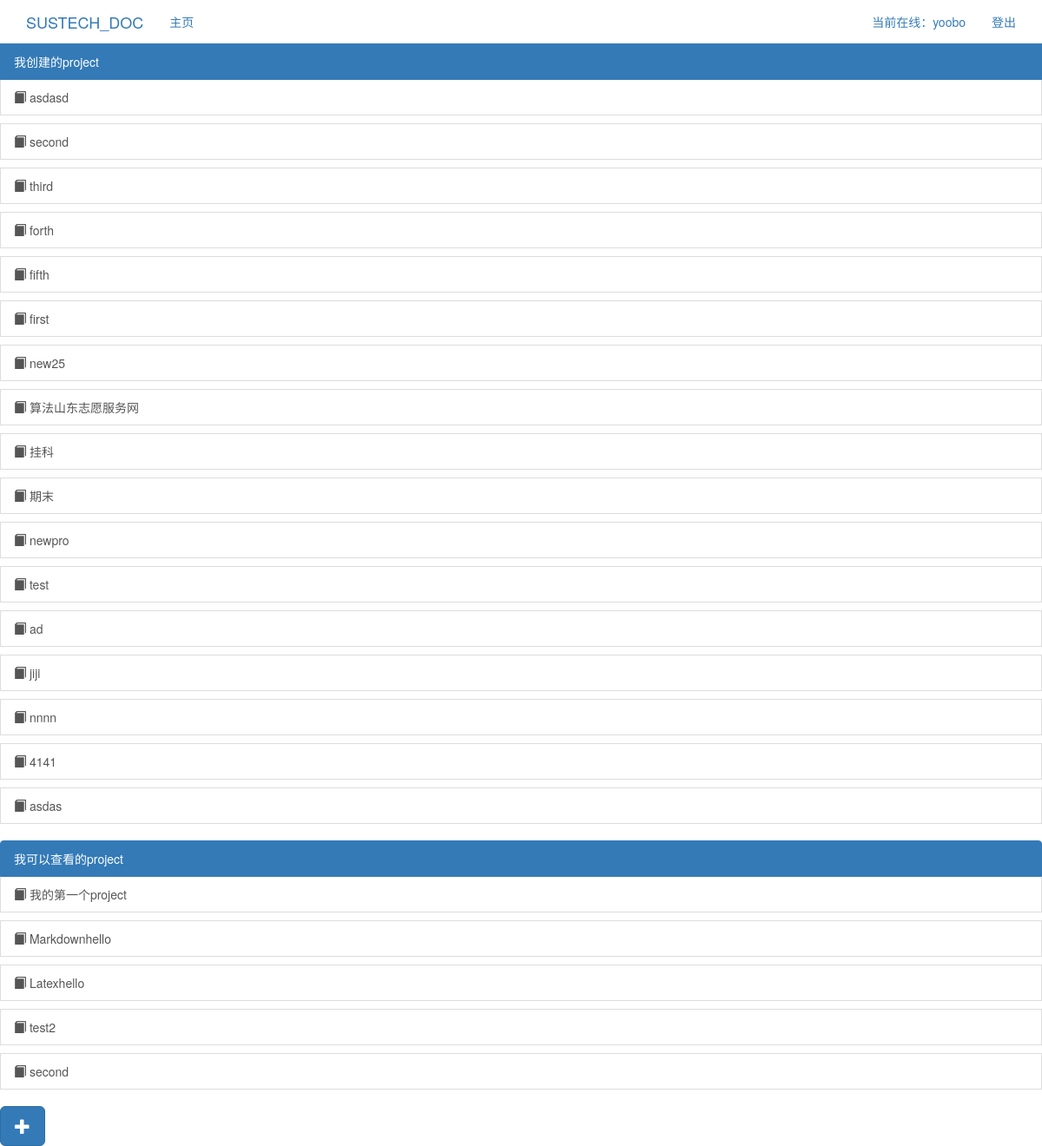
Page / (signed in) on the committed database.
### edit_online/models.py (models this page shows)
class Project(models.Model):
    project_id = models.IntegerField(primary_key=True)
    project_name = models.CharField(max_length=40)
    creator_id = models.IntegerField()
    type = models.CharField(max_length=10)
    class Meta:
        db_table = 'Project'

### edit_online/views.py (the view)
# urls.py: path(r'', views.initial),
def initial(request):
    try:
        if (request.session['is_login'] != None):
            cur_user = request.session['user_id']
            user_pro = models.Project.objects.filter(creator_id=cur_user)
            print(user_pro)
            all_pro = []
            for up in user_pro:
                all_pro.append((up.project_name, up.project_id))
            user_pro2 = models.Authorize.objects.filter(user_id=cur_user)
            all_pro2 = []
            for up in user_pro2:
                temp_pro = up.project_id
                temp_name = models.Project.objects.get(project_id=temp_pro)
                temp_name = temp_name.project_name
                all_pro2.append((temp_name, temp_pro))
            return render(request, 'login/initial.html', {'pro_names': all_pro, 'pro_names2': all_pro2})
        else:
            return render(request, 'login/initial.html')
    except KeyError:
        return render(request, 'login/initial.html')

### templates/login/initial.html (shortened to what this page needs)
{% extends 'base.html' %}
{% load staticfiles %}
{% block content %}
    {% if request.session.is_login %}
        <div class="list-group">
            <a class="list-group-item active">
                我创建的project
            </a>
            {% for item in pro_names %}
                <a href=../index/{{ item.1 }} class="list-group-item">
                    <span class="glyphicon glyphicon-book" aria-hidden="true"></span>
                    {{ item.0 }}</a>
            {% endfor %}
        </div>
        <div class="list-group">
            <a class="list-group-item active">
                我可以查看的project
            </a>
            {% for item in pro_names2 %}
                <a href=../index/{{ item.1 }} class="list-group-item">
                    <span class="glyphicon glyphicon-book" aria-hidden="true"></span>
                    {{ item.0 }}</a>
            {% endfor %}
        </div>
        <button class="btn btn-primary btn-lg" data-toggle="modal" data-target="#myModal">
            <span class="glyphicon glyphicon-plus" aria-hidden="true"></span></button>
    {% else %}
        <h1>你尚未登录，只能访问公开内容！</h1>
    {% endif %}
{% endblock %}

### templates/base.html (shortened to what this page needs)
{% load staticfiles %}
<!DOCTYPE html>
<html lang="zh-CN">
  <head>
    <link href="{% static 'bootstrap-3.3.7-dist/css/bootstrap.min.css' %}" rel="stylesheet">
  </head>
  <body>
      <div class="container-fluid">
        <div class="navbar-header">
          <a class="navbar-brand" href="#">SUSTECH_DOC</a>
        </div>
        <div class="collapse navbar-collapse" id="my-nav">
          <ul class="nav navbar-nav">
            <li class="active"><a href="/initial/">主页</a></li>
          </ul>
          <ul class="nav navbar-nav navbar-right">
             {% if request.session.is_login %}
                  <li><a href="#">当前在线：{{ request.session.user_name }}</a></li>
                  <li><a href="/logout/">登出</a></li>
              {% else %}
                  <li><a href="/login/">登录</a></li>
                  <li><a href="/register/">注册</a></li>
              {% endif %}
          </ul>
        </div>
      </div>
    {% block content %}{% endblock %}
  </body>
</html>

### rows in the picture
Project: project_name "asdasd"
Project: project_name "second"
Project: project_name "third"
Project: project_name "forth"
Project: project_name "fifth"
Project: project_name "first"
Project: project_name "new25"
Project: project_name "算法山东志愿服务网"
Project: project_name "挂科"
Project: project_name "期末"
Project: project_name "newpro"
Project: project_name "test"
Project: project_name "ad"
Project: project_name "jiji"
Project: project_name "nnnn"
Project: project_name "4141"
Project: project_name "asdas"
Project: project_name "我的第一个project"
Project: project_name "Markdownhello"
Project: project_name "Latexhello"
Project: project_name "test2"
Project: project_name "second"

### other values in the picture
{{ request.session.user_name }} "yoobo"
